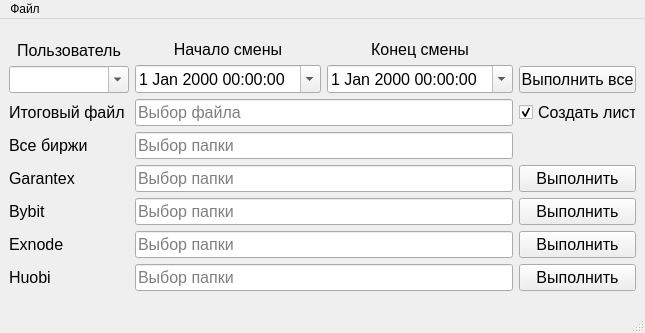
<?xml version="1.0" encoding="UTF-8"?>
<ui version="4.0">
 <class>MainWindow</class>
 <widget class="QMainWindow" name="MainWindow">
  <property name="geometry">
   <rect>
    <x>0</x>
    <y>0</y>
    <width>601</width>
    <height>333</height>
   </rect>
  </property>
  <property name="windowTitle">
   <string>Accounting</string>
  </property>
  <property name="windowIcon">
   <iconset>
    <normaloff>../img/icon.png</normaloff>../img/icon.png</iconset>
  </property>
  <widget class="QWidget" name="centralwidget">
   <layout class="QGridLayout" name="gridLayout">
    <property name="topMargin">
     <number>0</number>
    </property>
    <property name="bottomMargin">
     <number>10</number>
    </property>
    <item row="2" column="0">
     <spacer name="verticalSpacer_5">
      <property name="orientation">
       <enum>Qt::Vertical</enum>
      </property>
      <property name="sizeHint" stdset="0">
       <size>
        <width>20</width>
        <height>40</height>
       </size>
      </property>
     </spacer>
    </item>
    <item row="1" column="0">
     <layout class="QVBoxLayout" name="verticalLayout_5">
      <item>
       <layout class="QHBoxLayout" name="horizontalLayout_8" stretch="2,6,0">
        <item>
         <layout class="QVBoxLayout" name="verticalLayout_3">
          <item>
           <spacer name="verticalSpacer_4">
            <property name="orientation">
             <enum>Qt::Vertical</enum>
            </property>
            <property name="sizeHint" stdset="0">
             <size>
              <width>20</width>
              <height>40</height>
             </size>
            </property>
           </spacer>
          </item>
          <item>
           <widget class="QLabel" name="lb_user">
            <property name="font">
             <font>
              <pointsize>12</pointsize>
             </font>
            </property>
            <property name="text">
             <string>Пользователь</string>
            </property>
            <property name="alignment">
             <set>Qt::AlignCenter</set>
            </property>
           </widget>
          </item>
          <item>
           <widget class="ComboBoxUser" name="cb_user">
            <property name="minimumSize">
             <size>
              <width>120</width>
              <height>0</height>
             </size>
            </property>
            <property name="maximumSize">
             <size>
              <width>120</width>
              <height>16777215</height>
             </size>
            </property>
            <property name="font">
             <font>
              <pointsize>12</pointsize>
             </font>
            </property>
            <property name="editable">
             <bool>true</bool>
            </property>
           </widget>
          </item>
         </layout>
        </item>
        <item>
         <layout class="QHBoxLayout" name="horizontalLayout">
          <item>
           <layout class="QVBoxLayout" name="verticalLayout">
            <item>
             <spacer name="verticalSpacer_3">
              <property name="orientation">
               <enum>Qt::Vertical</enum>
              </property>
              <property name="sizeHint" stdset="0">
               <size>
                <width>20</width>
                <height>40</height>
               </size>
              </property>
             </spacer>
            </item>
            <item>
             <widget class="QLabel" name="lb_start">
              <property name="font">
               <font>
                <pointsize>12</pointsize>
               </font>
              </property>
              <property name="text">
               <string>Начало смены</string>
              </property>
              <property name="alignment">
               <set>Qt::AlignCenter</set>
              </property>
             </widget>
            </item>
            <item>
             <widget class="QDateTimeEdit" name="date_start">
              <property name="font">
               <font>
                <pointsize>12</pointsize>
               </font>
              </property>
              <property name="calendarPopup">
               <bool>true</bool>
              </property>
             </widget>
            </item>
           </layout>
          </item>
          <item>
           <layout class="QVBoxLayout" name="verticalLayout_2">
            <item>
             <spacer name="verticalSpacer_2">
              <property name="orientation">
               <enum>Qt::Vertical</enum>
              </property>
              <property name="sizeHint" stdset="0">
               <size>
                <width>20</width>
                <height>40</height>
               </size>
              </property>
             </spacer>
            </item>
            <item>
             <widget class="QLabel" name="lb_finish">
              <property name="font">
               <font>
                <pointsize>12</pointsize>
               </font>
              </property>
              <property name="text">
               <string>Конец смены</string>
              </property>
              <property name="alignment">
               <set>Qt::AlignCenter</set>
              </property>
             </widget>
            </item>
            <item>
             <widget class="QDateTimeEdit" name="date_finish">
              <property name="font">
               <font>
                <pointsize>12</pointsize>
               </font>
              </property>
              <property name="calendarPopup">
               <bool>true</bool>
              </property>
             </widget>
            </item>
           </layout>
          </item>
         </layout>
        </item>
        <item>
         <layout class="QVBoxLayout" name="verticalLayout_4">
          <item>
           <spacer name="verticalSpacer">
            <property name="orientation">
             <enum>Qt::Vertical</enum>
            </property>
            <property name="sizeHint" stdset="0">
             <size>
              <width>20</width>
              <height>40</height>
             </size>
            </property>
           </spacer>
          </item>
          <item>
           <layout class="QHBoxLayout" name="horizontalLayout_6">
            <item>
             <widget class="QPushButton" name="pb_ex_all">
              <property name="minimumSize">
               <size>
                <width>117</width>
                <height>0</height>
               </size>
              </property>
              <property name="maximumSize">
               <size>
                <width>165</width>
                <height>16777215</height>
               </size>
              </property>
              <property name="font">
               <font>
                <pointsize>12</pointsize>
               </font>
              </property>
              <property name="text">
               <string>Выполнить все</string>
              </property>
             </widget>
            </item>
           </layout>
          </item>
         </layout>
        </item>
       </layout>
      </item>
      <item>
       <layout class="QHBoxLayout" name="horizontalLayout_7">
        <item>
         <widget class="QLabel" name="lb_file">
          <property name="minimumSize">
           <size>
            <width>120</width>
            <height>0</height>
           </size>
          </property>
          <property name="font">
           <font>
            <pointsize>12</pointsize>
           </font>
          </property>
          <property name="text">
           <string>Итоговый файл</string>
          </property>
         </widget>
        </item>
        <item>
         <widget class="LineEditFilePath" name="le_file">
          <property name="font">
           <font>
            <pointsize>12</pointsize>
           </font>
          </property>
          <property name="placeholderText">
           <string>Выбор файла</string>
          </property>
         </widget>
        </item>
        <item>
         <widget class="QCheckBox" name="check_box_list">
          <property name="minimumSize">
           <size>
            <width>117</width>
            <height>0</height>
           </size>
          </property>
          <property name="maximumSize">
           <size>
            <width>117</width>
            <height>16777215</height>
           </size>
          </property>
          <property name="font">
           <font>
            <pointsize>12</pointsize>
           </font>
          </property>
          <property name="text">
           <string>Создать лист</string>
          </property>
          <property name="checked">
           <bool>true</bool>
          </property>
         </widget>
        </item>
       </layout>
      </item>
      <item>
       <layout class="QHBoxLayout" name="horizontalLayout_9">
        <item>
         <widget class="QLabel" name="lb_all_marker">
          <property name="minimumSize">
           <size>
            <width>120</width>
            <height>0</height>
           </size>
          </property>
          <property name="font">
           <font>
            <pointsize>12</pointsize>
           </font>
          </property>
          <property name="text">
           <string>Все биржи</string>
          </property>
         </widget>
        </item>
        <item>
         <widget class="LineEditMarketPath" name="le_all_market">
          <property name="font">
           <font>
            <pointsize>12</pointsize>
           </font>
          </property>
          <property name="placeholderText">
           <string>Выбор папки</string>
          </property>
         </widget>
        </item>
        <item>
         <spacer name="horizontalSpacer">
          <property name="orientation">
           <enum>Qt::Horizontal</enum>
          </property>
          <property name="sizeType">
           <enum>QSizePolicy::Fixed</enum>
          </property>
          <property name="sizeHint" stdset="0">
           <size>
            <width>123</width>
            <height>20</height>
           </size>
          </property>
         </spacer>
        </item>
       </layout>
      </item>
      <item>
       <layout class="QHBoxLayout" name="horizontalLayout_2">
        <item>
         <widget class="QLabel" name="lb_garantex">
          <property name="minimumSize">
           <size>
            <width>120</width>
            <height>0</height>
           </size>
          </property>
          <property name="font">
           <font>
            <pointsize>12</pointsize>
           </font>
          </property>
          <property name="text">
           <string>Garantex</string>
          </property>
         </widget>
        </item>
        <item>
         <widget class="LineEditMarketPath" name="le_garantex">
          <property name="font">
           <font>
            <pointsize>12</pointsize>
           </font>
          </property>
          <property name="placeholderText">
           <string>Выбор папки</string>
          </property>
         </widget>
        </item>
        <item>
         <widget class="QPushButton" name="pb_ex_garantex">
          <property name="minimumSize">
           <size>
            <width>117</width>
            <height>0</height>
           </size>
          </property>
          <property name="maximumSize">
           <size>
            <width>117</width>
            <height>16777215</height>
           </size>
          </property>
          <property name="font">
           <font>
            <pointsize>12</pointsize>
           </font>
          </property>
          <property name="text">
           <string>Выполнить</string>
          </property>
         </widget>
        </item>
       </layout>
      </item>
      <item>
       <layout class="QHBoxLayout" name="horizontalLayout_3">
        <item>
         <widget class="QLabel" name="lb_bybit">
          <property name="minimumSize">
           <size>
            <width>120</width>
            <height>0</height>
           </size>
          </property>
          <property name="font">
           <font>
            <pointsize>12</pointsize>
           </font>
          </property>
          <property name="text">
           <string>Bybit</string>
          </property>
         </widget>
        </item>
        <item>
         <widget class="LineEditMarketPath" name="le_bybit">
          <property name="font">
           <font>
            <pointsize>12</pointsize>
           </font>
          </property>
          <property name="placeholderText">
           <string>Выбор папки</string>
          </property>
         </widget>
        </item>
        <item>
         <widget class="QPushButton" name="pb_ex_bybit">
          <property name="minimumSize">
           <size>
            <width>117</width>
            <height>0</height>
           </size>
          </property>
          <property name="maximumSize">
           <size>
            <width>117</width>
            <height>16777215</height>
           </size>
          </property>
          <property name="font">
           <font>
            <pointsize>12</pointsize>
           </font>
          </property>
          <property name="text">
           <string>Выполнить</string>
          </property>
         </widget>
        </item>
       </layout>
      </item>
      <item>
       <layout class="QHBoxLayout" name="horizontalLayout_4">
        <item>
         <widget class="QLabel" name="lb_exnode">
          <property name="minimumSize">
           <size>
            <width>120</width>
            <height>0</height>
           </size>
          </property>
          <property name="font">
           <font>
            <pointsize>12</pointsize>
           </font>
          </property>
          <property name="text">
           <string>Exnode</string>
          </property>
         </widget>
        </item>
        <item>
         <widget class="LineEditMarketPath" name="le_exnode">
          <property name="font">
           <font>
            <pointsize>12</pointsize>
           </font>
          </property>
          <property name="placeholderText">
           <string>Выбор папки</string>
          </property>
         </widget>
        </item>
        <item>
         <widget class="QPushButton" name="pb_ex_exnode">
          <property name="minimumSize">
           <size>
            <width>117</width>
            <height>0</height>
           </size>
          </property>
          <property name="maximumSize">
           <size>
            <width>117</width>
            <height>16777215</height>
           </size>
          </property>
          <property name="font">
           <font>
            <pointsize>12</pointsize>
           </font>
          </property>
          <property name="text">
           <string>Выполнить</string>
          </property>
         </widget>
        </item>
       </layout>
      </item>
      <item>
       <layout class="QHBoxLayout" name="horizontalLayout_5">
        <item>
         <widget class="QLabel" name="lb_huobi">
          <property name="minimumSize">
           <size>
            <width>120</width>
            <height>0</height>
           </size>
          </property>
          <property name="font">
           <font>
            <pointsize>12</pointsize>
           </font>
          </property>
          <property name="text">
           <string>Huobi</string>
          </property>
         </widget>
        </item>
        <item>
         <widget class="LineEditMarketPath" name="le_huobi">
          <property name="font">
           <font>
            <pointsize>12</pointsize>
           </font>
          </property>
          <property name="placeholderText">
           <string>Выбор папки</string>
          </property>
         </widget>
        </item>
        <item>
         <widget class="QPushButton" name="pb_ex_huobi">
          <property name="minimumSize">
           <size>
            <width>117</width>
            <height>0</height>
           </size>
          </property>
          <property name="maximumSize">
           <size>
            <width>117</width>
            <height>16777215</height>
           </size>
          </property>
          <property name="font">
           <font>
            <pointsize>12</pointsize>
           </font>
          </property>
          <property name="text">
           <string>Выполнить</string>
          </property>
         </widget>
        </item>
       </layout>
      </item>
     </layout>
    </item>
    <item row="0" column="0">
     <spacer name="verticalSpacer_6">
      <property name="orientation">
       <enum>Qt::Vertical</enum>
      </property>
      <property name="sizeHint" stdset="0">
       <size>
        <width>20</width>
        <height>40</height>
       </size>
      </property>
     </spacer>
    </item>
   </layout>
  </widget>
  <widget class="QMenuBar" name="menubar">
   <property name="geometry">
    <rect>
     <x>0</x>
     <y>0</y>
     <width>601</width>
     <height>21</height>
    </rect>
   </property>
   <widget class="QMenu" name="menu_file">
    <property name="title">
     <string>Файл</string>
    </property>
    <addaction name="action_redact_config"/>
    <addaction name="action_create_month"/>
   </widget>
   <addaction name="menu_file"/>
  </widget>
  <widget class="QStatusBar" name="statusbar"/>
  <action name="action_redact_config">
   <property name="text">
    <string>Редактор конфигурации</string>
   </property>
  </action>
  <action name="action_create_month">
   <property name="text">
    <string>Создать месяц</string>
   </property>
  </action>
 </widget>
 <customwidgets>
  <customwidget>
   <class>ComboBoxUser</class>
   <extends>QComboBox</extends>
   <header>./modules/ComboBoxUser</header>
  </customwidget>
  <customwidget>
   <class>LineEditFilePath</class>
   <extends>QLineEdit</extends>
   <header>./modules/LineEditFilePath</header>
  </customwidget>
  <customwidget>
   <class>LineEditMarketPath</class>
   <extends>QLineEdit</extends>
   <header>./modules/LineEditMarketPath</header>
  </customwidget>
 </customwidgets>
 <resources/>
 <connections/>
</ui>
